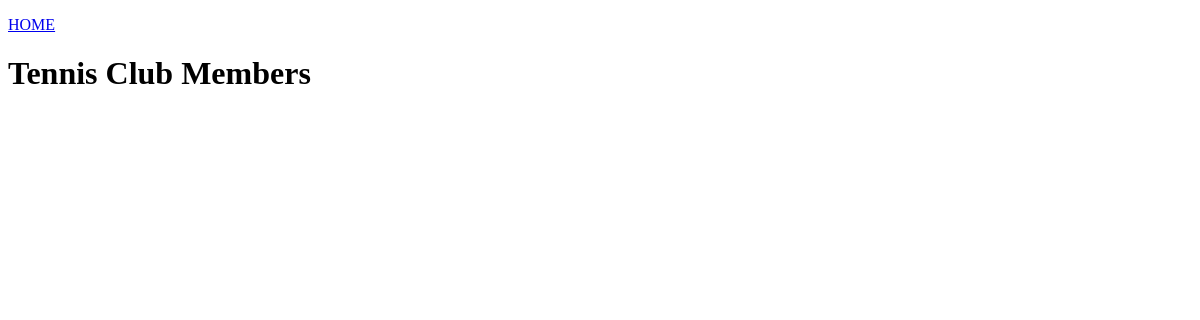
Before: /members/ with the older database file.
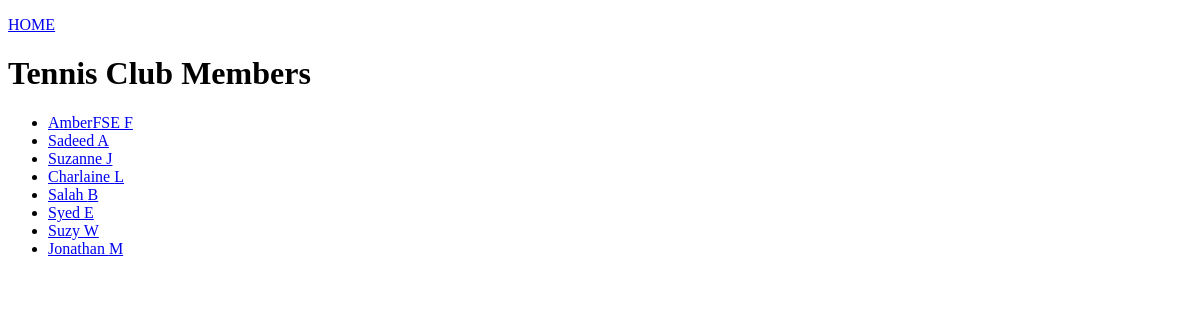
After: the same page with the newer database file.
### members/models.py (models this page shows)
class Member(models.Model):
    firstname = models.CharField(max_length=255)
    lastname = models.CharField(max_length=255)
    phone = models.IntegerField(null=True)
    joined_date = models.DateField(null=True)

### members/views.py (the view)
# urls.py: path('members/', views.members, name='members'),
def members(request):
    mymembers = Member.objects.all().values() # Creates a mymembers object with all the values of the Member model.
    template = loader.get_template('all_members.html') # Loads the all_members.html template.
    context = {
        'mymembers': mymembers, # Creates an object containing the mymembers object.
    }
    return HttpResponse(template.render(context, request)) # Sends the object to the template, outputs the HTML that is rendered by the template.

### members/templates/all_members.html (shortened to what this page needs)
{% extends 'master.html' %}
{% block content %}
    <p><a href='/'>HOME</a></p>
    <h1> Tennis Club Members </h1>
    <ul>
        {% for x in mymembers %}
            <li><a href='details/{{ x.id }}'> {{ x.firstname }} {{ x.lastname }}</a></li>
        {% endfor %}
    </ul>
{% endblock %}

### members/templates/master.html (shortened to what this page needs)
<!DOCTYPE html>
<html>
<head>
</head>
<body>
    {% block content %}
    {% endblock %}
</body>
</html>

Changed rows visible on the page:
added Member: firstname "AmberFSE", lastname "F"
added Member: firstname "Sadeed", lastname "A"
added Member: firstname "Suzanne", lastname "J"
added Member: firstname "Charlaine", lastname "L"
added Member: firstname "Salah", lastname "B"
added Member: firstname "Syed", lastname "E"
added Member: firstname "Suzy", lastname "W"
added Member: firstname "Jonathan", lastname "M"
